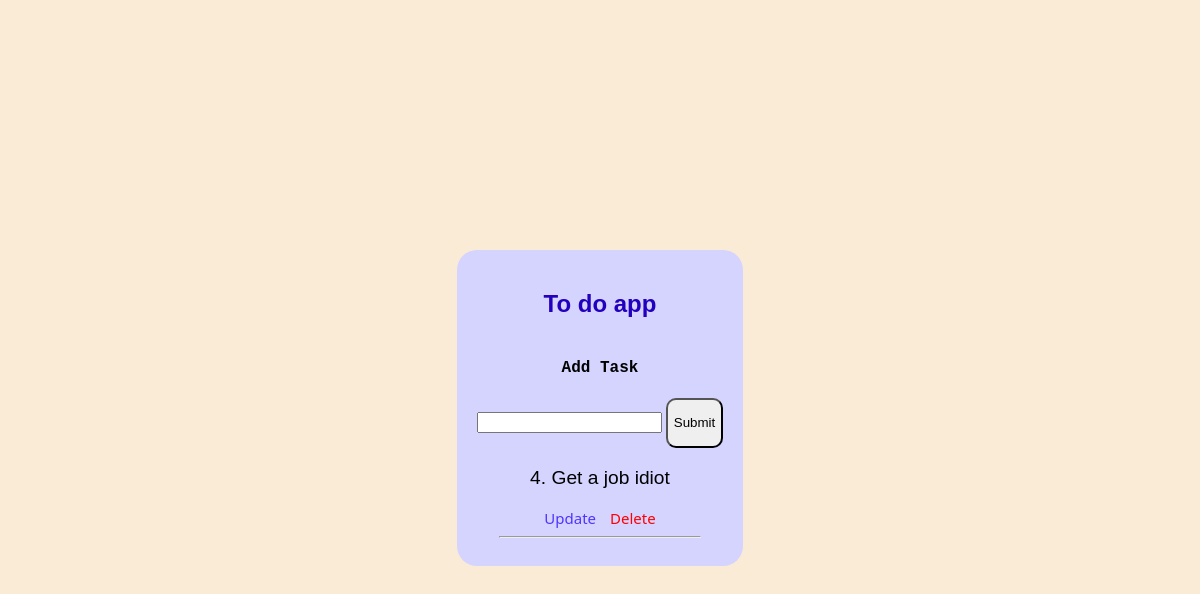
Before: / with the older database file.
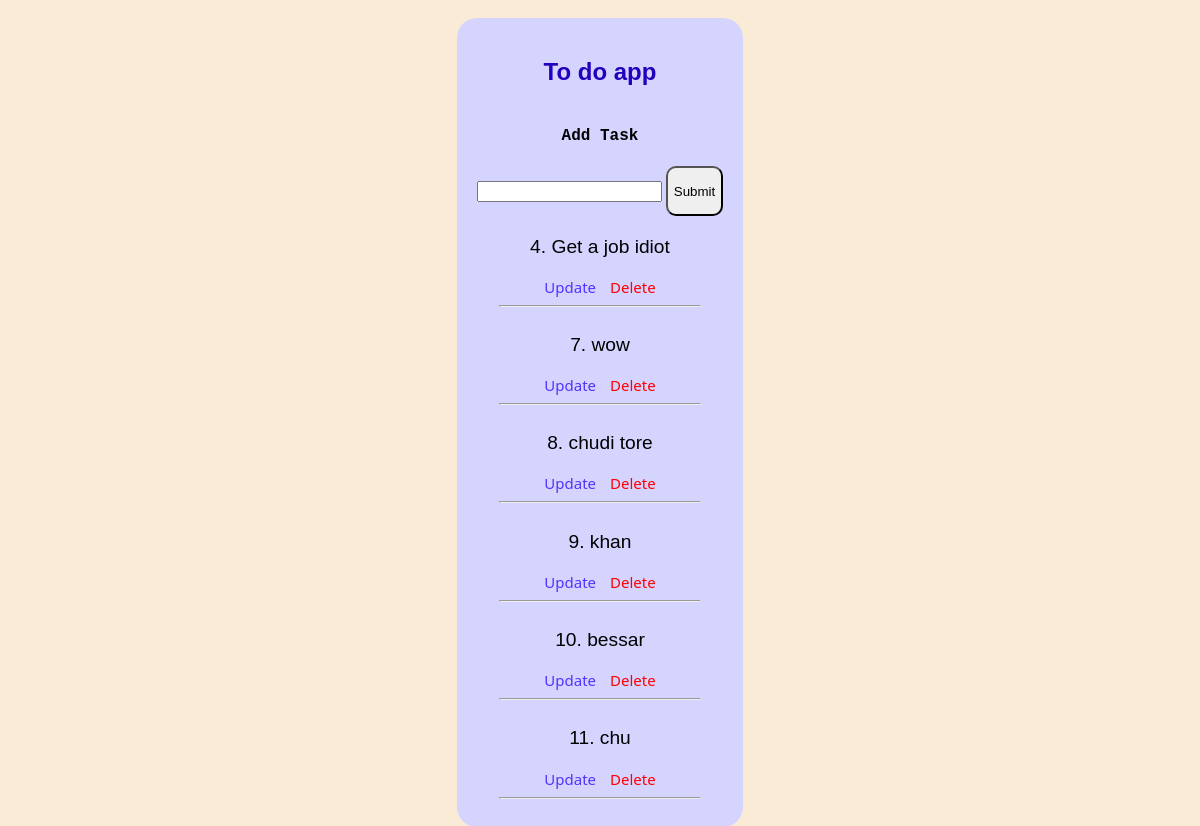
After: the same page with the newer database file.
### tasks/models.py (models this page shows)
class Tasks(models.Model):
    title = models.CharField(max_length=200)
    completed = models.BooleanField(default=False)
    created = models.DateTimeField(auto_now_add=True)
    def __str__(self):
        return self.title
    class Meta:
        verbose_name = 'Tasks'

### tasks/views.py (the view)
# urls.py: path('',views.index,name='list'),
def index(request):
    form = TaskForm()
    if request.method == 'POST':
        form = TaskForm(request.POST)
        if form.is_valid():
            form.save()
        return redirect('/')
    tasks = Tasks.objects.all()
    context = {'tasks':tasks,'form':form}
    return render(request,'tasks/list.html',context)

### tasks/forms.py
class TaskForm(forms.ModelForm):
    class Meta:
        model = Tasks
        fields = '__all__'

### tasks/templates/tasks/list.html (shortened to what this page needs)
{% load static %}
<!DOCTYPE html>
<html lang="en">
<head>
  <link rel="stylesheet" href="{% static 'css/list.css' %}" />
</head>
<body>
  <div style="background-color: rgb(212, 212, 255); border-radius: 20px;padding: 20px;margin: 10px; ">
    <div class="title">
      <h2 style="padding: 0px; color: rgb(35, 0, 189); font-family: 'Gill Sans', 'Gill Sans MT', Calibri, 'Trebuchet MS', sans-serif;">To do app</h2>
      <h4 style="font-family: 'Courier New', Courier, monospace;">Add Task</h4>
      <form method="post" action="/">
        {% csrf_token %} {{form.title}}
        <input type="submit" name="Create Task" style="height: 50px; border-radius: 10px;" />
      </form>
    </div>
    {% for task in tasks %}
    <div class="blogs">
      {% if task.completed == True %}
      <s>{{task}}</s>
      {% else %}
      <p style="font-family: Arial, Helvetica, sans-serif;font-weight: lighter;font-size: larger;"><span>{{task.id}}. </span>{{ task }}</p>
      {% endif %}
      <div class="buttons">
        <a style="text-decoration: none; color: rgb(79, 52, 255); padding: 5px;" href="{% url 'update' task.id %}">Update</a>
        <a style="text-decoration: none;color: red;padding: 5px;" href="{% url 'delete' task.id %}">Delete</a>
      </div>
    </div>
    <hr style="width: 200px" />
    {% endfor %}
  </div>
</body>
</html>

### static/css/list.css (style rules this page uses)
body { display: flex; flex-direction: column; min-height: 100vh; align-items: center; justify-content: center; overflow: auto; background-color: antiquewhite; }
.title { display: flex; flex-direction: column; align-items: center; justify-content: center; }
.blogs { display: flex; flex-direction: column; align-items: center; justify-content: center; }
.buttons { text-decoration: none; font-size: 15px; font-family: 'Segoe UI', Tahoma, Geneva, Verdana, sans-serif; }

Changed rows visible on the page:
added Tasks: id "7", title "wow"
added Tasks: id "8", title "chudi tore"
added Tasks: id "9", title "khan"
added Tasks: id "10", title "bessar"
added Tasks: id "11", title "chu"
